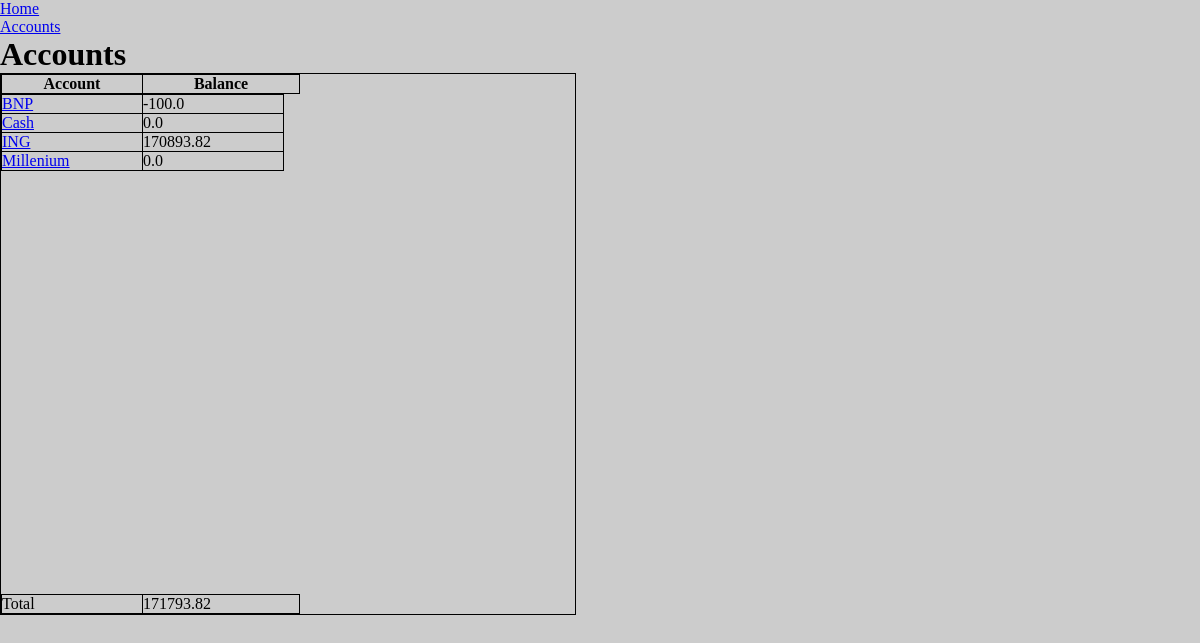
Page /accounts (signed in) on the committed database.
### tables this page shows
CREATE TABLE account (account_id INTEGER PRIMARY KEY, account_name TEXT NOT NULL, user_id INTEGER NOT NULL, starting_balance REAL DEFAULT 0, account_hide INTEGER DEFAULT 0);

### app/views.py (the view)
@app.route("/accounts")
@login_required
def accounts():
    user_id = session["user_id"]
    user_accounts_list = []
    with sql.connect("sqlite.db") as con:
        cur = con.cursor()
        cur.execute(
            """SELECT * FROM account WHERE user_id = ?
            ORDER BY account_name COLLATE NOCASE ASC""",
            (user_id,))
        user_accounts = cur.fetchall()
        if not user_accounts:
            flash("You don't have any account", "error")
            return redirect("/")
        total_accounts = 0 # total balance all accounts
        for acc in user_accounts:
            account_dict = {}
            account_dict["account_id"] = acc[0]
            account_dict["account_name"] = acc[1]
            balance = acc[3] # starting balance
            cur.execute("""SELECT * FROM transactions
                        WHERE user_id = ? AND account_id = ?""",
                        (user_id, account_dict["account_id"]))
            trans_db = cur.fetchall()
            for tran in trans_db:
                balance = round(float(balance + tran[4]), 2)
            account_dict["balance"] = balance # current balance
            total_accounts += balance
            account_dict["account_hide"] = acc[4]
            user_accounts_list.append(account_dict)
    con.close()
    return render_template(
        "accounts.html", user_accounts_list=user_accounts_list,
        total_accounts=total_accounts)

### app/helpers.py (called while the page is built)
def login_required(f):
    @wraps(f)
    def decorated_function(*args, **kwargs):
        if session.get('user_id') is None:
            return redirect("/login")
        return f(*args, **kwargs)
    return decorated_function

### app/views.py (called while the page is built)
@app.after_request
def after_request(response):
    response.headers["Cache-Control"] = "no-cache, no-store, must-revalidate"
    response.headers["Expires"] = 0
    response.headers["Pragma"] = "no-cache"
    return response

### app/templates/accounts.html (shortened to what this page needs)
{% extends "layout.html" %}
{% block main %}
    <h1>Accounts</h1>
    <table>
        <thead>
            <tr>
                <th>Account</th>
                <th>Balance</th>
            </tr>
        </thead>
        <tfoot>
            <td>Total</td>
            <td>{{ total_accounts }}</td>
        </tfoot>
        <tbody>
            {% for acc in user_accounts_list %}
                {% if acc['account_hide'] == 0 %}
                <tr>
                    <td>
                        <a href="/account/{{ acc['account_name'] }}">
                        {{ acc["account_name"] }}
                        </a>
                    </td>
                    <td>{{ acc["balance"] }}</td>
                </tr>
                {% endif %}
            {% endfor %}
        </tbody>
    </table>
{% endblock %}

### app/static/style.css (style rules this page uses)
* { background-color: #ccc; margin: 0; padding: 0; }
table { width: 576px; border-spacing: 0; border: 1px solid black; border-collapse: collapse; }
tbody, tfoot tr, thead tr { display: block; }
tbody { height: 500px; overflow-y: auto; overflow-x: hidden; }
tbody td, thead th, tfoot td { width: 140px; }
thead th:last-child, tfoot td:last-child { width: 156px; }
th, td { border-spacing: 0; border: 1px solid black; border-collapse: collapse; }

### rows in the picture
account: account_name "BNP", balance "-100.0"
account: account_name "Cash", balance "0.0"
account: account_name "ING", balance "170893.82"
account: account_name "Millenium", balance "0.0"

### other values in the picture
{{ total_accounts }} "171793.82"
